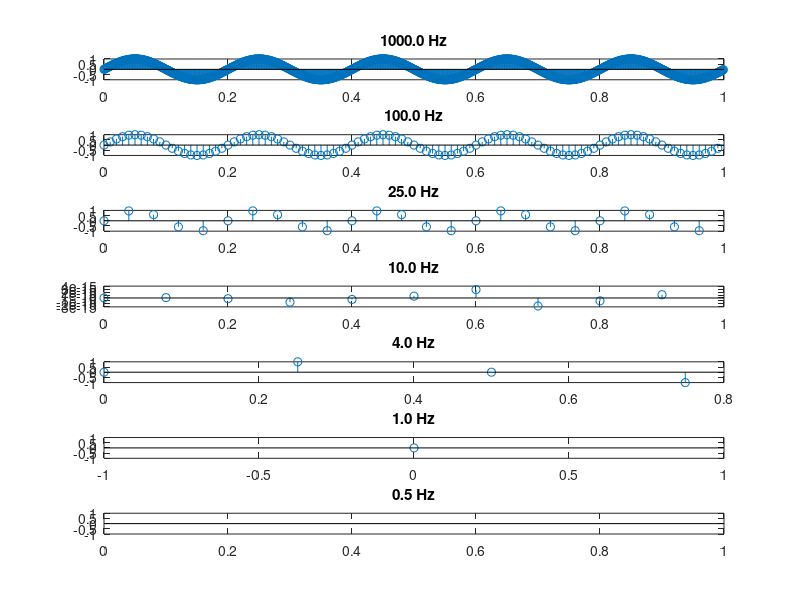

MATLAB code for this plot:
clear all;
close all;

fm = [1000, 100, 25, 10, 4, 1, 0.5];
tm = 1./fm;
f = 5;
K = length(tm);
for i=1:K
    t = 0:tm(i):1-tm(i);
    s{i} = sin(2*pi*f*t);
    subplot(K,1,i);
    stem(t,s{i});
    title(sprintf('%0.1f Hz',fm(i)));
end